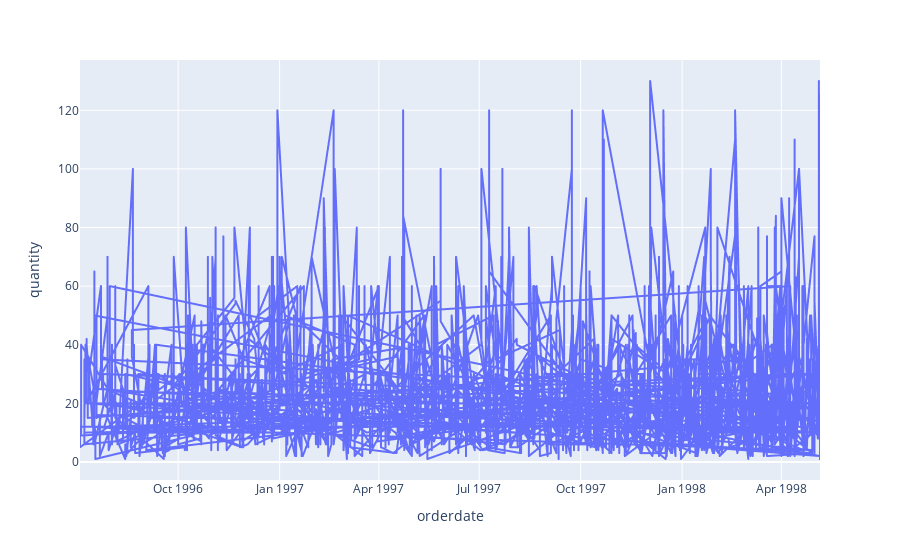

The notebook cell saved with this chart:
### Code cell
px.line(data_frame=orders_df, x = 'orderdate', y= 'quantity')

### Figure 1 — Plotly figure (JSON) as saved in the notebook; plotly's stock layout.template omitted (floating-point values rounded to 4 significant figures; data arrays with more than 128 entries replaced by an {"elided": "..."} marker saying what was removed)
{"data": [{"hovertemplate": "orderdate=%{x}<br>quantity=%{y}<extra></extra>", "legendgroup": "", "line": {"color": "#636efa", "dash": "solid"}, "marker": {"symbol": "circle"}, "mode": "lines", "name": "", "showlegend": false, "type": "scattergl", "x": {"elided": "2155 str values"}, "xaxis": "x", "y": {"elided": "2155 int values"}, "yaxis": "y"}], "layout": {"legend": {"tracegroupgap": 0}, "margin": {"t": 60}, "xaxis": {"anchor": "y", "domain": [0, 1], "title": {"text": "orderdate"}}, "yaxis": {"anchor": "x", "domain": [0, 1], "title": {"text": "quantity"}}}}
